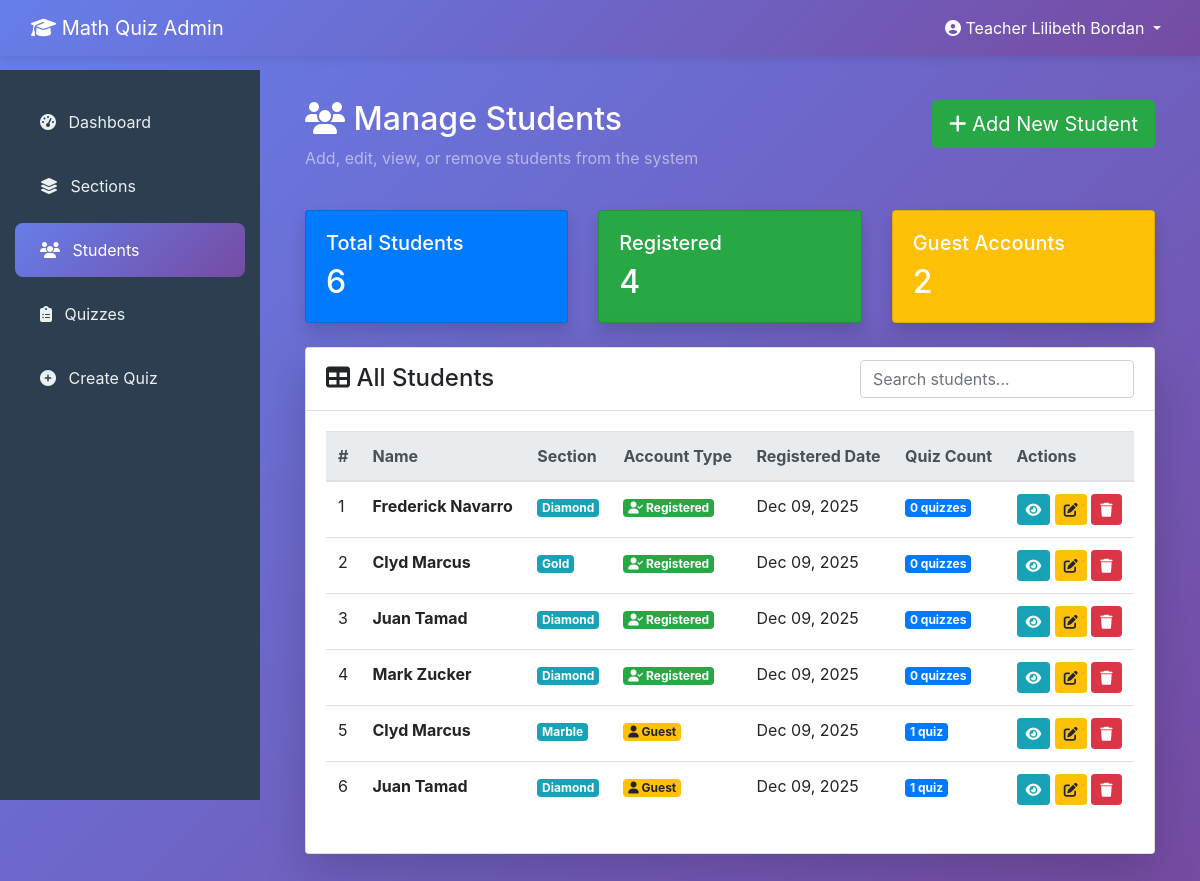
Page /views/admin/students.php (signed in) on the committed database.
### tables this page shows
CREATE TABLE `students` (
  `id` int(11) NOT NULL,
  `name` varchar(100) NOT NULL,
  `section` varchar(50) NOT NULL,
  `password` varchar(255) DEFAULT NULL,
  `is_guest` tinyint(1) DEFAULT 0,
  `created_at` timestamp NOT NULL DEFAULT current_timestamp(),
  `updated_at` timestamp NOT NULL DEFAULT current_timestamp() ON UPDATE current_timestamp()
);

### config/config.php (called while the page is built, shortened)
<?php
class Database {
    private static $instance = null;
    private $conn;
    private function __construct() {
        try {
            $this->conn = new PDO(
                "mysql:host=" . DB_HOST . ";dbname=" . DB_NAME,
                DB_USER,
                DB_PASS,
                array(
                    PDO::ATTR_ERRMODE => PDO::ERRMODE_EXCEPTION,
                    PDO::ATTR_DEFAULT_FETCH_MODE => PDO::FETCH_ASSOC,
                    PDO::MYSQL_ATTR_INIT_COMMAND => "SET NAMES utf8"
                )
            );
        } catch(PDOException $e) {
            die("Connection failed: " . $e->getMessage());
        }
    }
    public static function getInstance() {
        if(!self::$instance) {
            self::$instance = new Database();
        }
        return self::$instance;
    }
    public function getConnection() {
        return $this->conn;
    }
}
?>

### controllers/StudentController.php (called while the page is built, shortened)
<?php
require_once __DIR__ . '/../config/config.php';
require_once __DIR__ . '/../models/Student.php';
class StudentController {
    private $studentModel;
    public function __construct() {
        $this->studentModel = new Student();
    }
    public function getAllStudents() {
        return $this->studentModel->getAll();
    }
    public function getQuizHistory($studentId) {
        return $this->studentModel->getQuizHistory($studentId);
    }
    public function getRegisteredStudents() {
        $allStudents = $this->getAllStudents();
        $results = [];
        foreach ($allStudents as $student) {
            if (!$student['is_guest']) {
                $results[] = $student;
            }
        }
        return $results;
    }
    public function getGuestStudents() {
        $allStudents = $this->getAllStudents();
        $results = [];
        foreach ($allStudents as $student) {
            if ($student['is_guest']) {
                $results[] = $student;
            }
        }
        return $results;
    }
    public function countStudents() {
        $students = $this->getAllStudents();
        return count($students);
    }
    public function countRegisteredStudents() {
        $students = $this->getRegisteredStudents();
        return count($students);
    }
    public function countGuestStudents() {
        $students = $this->getGuestStudents();
        return count($students);
    }
}
?>

### models/Student.php (called while the page is built, shortened)
<?php
class Student {
    private $db;
    public function __construct() {
        $this->db = Database::getInstance()->getConnection();
    }
    public function getAll() {
        $stmt = $this->db->query("SELECT * FROM students ORDER BY created_at DESC");
        return $stmt->fetchAll();
    }
    public function getQuizHistory($studentId) {
        $stmt = $this->db->prepare("SELECT qr.*, q.title, q.date
                                     FROM quiz_responses qr
                                     JOIN quizzes q ON qr.quiz_id = q.id
                                     WHERE qr.student_id = ?
                                     ORDER BY qr.submitted_at DESC");
        $stmt->execute([$studentId]);
        return $stmt->fetchAll();
    }
}
?>

### views/admin/students.php (the view, shortened to what this page needs)
<?php
require_once '../../config/config.php';
require_once '../../controllers/StudentController.php';
$studentController = new StudentController();
$students = $studentController->getAllStudents();
$totalStudents = $studentController->countStudents();
$registeredCount = $studentController->countRegisteredStudents();
$guestCount = $studentController->countGuestStudents();
include '../../includes/admin-layout.php';
?>
<div class="container-fluid">
    <div class="row mb-4">
        <div class="col-md-8">
            <h2 class="text-white"><i class="fas fa-users"></i> Manage Students</h2>
            <p class="text-white-50">Add, edit, view, or remove students from the system</p>
        </div>
        <div class="col-md-4 text-right">
            <button class="btn btn-success btn-lg" data-toggle="modal" data-target="#addStudentModal">
                <i class="fas fa-plus"></i> Add New Student
            </button>
        </div>
    </div>
    <div class="row mb-4">
        <div class="col-md-4">
            <div class="card bg-primary text-white shadow">
                <div class="card-body">
                    <h5>Total Students</h5>
                    <h2 class="mb-0"><?php echo $totalStudents; ?></h2>
                </div>
            </div>
        </div>
        <div class="col-md-4">
            <div class="card bg-success text-white shadow">
                <div class="card-body">
                    <h5>Registered</h5>
                    <h2 class="mb-0"><?php echo $registeredCount; ?></h2>
                </div>
            </div>
        </div>
        <div class="col-md-4">
            <div class="card bg-warning text-white shadow">
                <div class="card-body">
                    <h5>Guest Accounts</h5>
                    <h2 class="mb-0"><?php echo $guestCount; ?></h2>
                </div>
            </div>
        </div>
    </div>
    <div class="card shadow-lg">
        <div class="card-header bg-white">
            <div class="d-flex justify-content-between align-items-center">
                <h4 class="mb-0"><i class="fas fa-table"></i> All Students</h4>
                <div>
                    <input type="text" id="searchInput" class="form-control" placeholder="Search students..." onkeyup="searchTable()">
                </div>
            </div>
        </div>
        <div class="card-body">
            <?php if(empty($students)): ?>
                <div class="text-center py-5">
                    <i class="fas fa-users fa-5x text-muted mb-3"></i>
                    <h4 class="text-muted">No Students Yet</h4>
                    <p class="text-muted">Add your first student to get started!</p>
                    <button class="btn btn-success btn-lg" data-toggle="modal" data-target="#addStudentModal">
                        <i class="fas fa-plus"></i> Add Student
                    </button>
                </div>
            <?php else: ?>
                <div class="table-responsive">
                    <table class="table table-hover" id="studentsTable">
                        <thead class="thead-light">
                            <tr>
                                <th>#</th>
                                <th>Name</th>
                                <th>Section</th>
                                <th>Account Type</th>
                                <th>Registered Date</th>
                                <th>Quiz Count</th>
                                <th>Actions</th>
                            </tr>
                        </thead>
                        <tbody>
                            <?php foreach($students as $index => $student): ?>
                                <?php
                                $quizHistory = $studentController->getQuizHistory($student['id']);
                                $quizCount = count($quizHistory);
                                ?>
                                <tr>
                                    <td><?php echo $index + 1; ?></td>
                                    <td>
                                        <strong><?php echo htmlspecialchars($student['name']); ?></strong>
                                    </td>
                                    <td>
                                        <span class="badge badge-info"><?php echo htmlspecialchars($student['section']); ?></span>
                                    </td>
                                    <td>
                                        <?php if($student['is_guest']): ?>
                                            <span class="badge badge-warning"><i class="fas fa-user"></i> Guest</span>
                                        <?php else: ?>
                                            <span class="badge badge-success"><i class="fas fa-user-check"></i> Registered</span>
                                        <?php endif; ?>
                                    </td>
                                    <td><?php echo date('M d, Y', strtotime($student['created_at'])); ?></td>
                                    <td>
                                        <span class="badge badge-primary"><?php echo $quizCount; ?> quiz<?php echo $quizCount != 1 ? 'zes' : ''; ?></span>
                                    </td>
                                    <td>
                                        <a href="<?php echo APP_URL; ?>/views/admin/view-student.php?id=<?php echo $student['id']; ?>"
                                           class="btn btn-sm btn-info" title="View Details">
                                            <i class="fas fa-eye"></i>
                                        </a>
                                        <a href="<?php echo APP_URL; ?>/views/admin/edit-student.php?id=<?php echo $student['id']; ?>"
                                           class="btn btn-sm btn-warning" title="Edit">
                                            <i class="fas fa-edit"></i>
                                        </a>
                                        <button onclick="deleteStudent(<?php echo $student['id']; ?>, '<?php echo addslashes($student['name']); ?>')"
                                                class="btn btn-sm btn-danger" title="Delete">
                                            <i class="fas fa-trash"></i>
                                        </button>
                                    </td>
                                </tr>
                            <?php endforeach; ?>
                        </tbody>
                    </table>
                </div>
            <?php endif; ?>
        </div>
    </div>
</div>
<?php include '../../includes/admin-layout-footer.php'; ?>

### includes/admin-layout.php (style rules this page uses)
body { background: linear-gradient(135deg, #667eea 0%, #764ba2 100%); min-height: 100vh; }

### rows in the picture
students: name "Frederick Navarro", section "Diamond", is_guest 0 (drawn), created_at "Dec 09, 2025", quizCount "0", shows "zes"
students: name "Clyd Marcus", section "Gold", is_guest 0 (drawn), created_at "Dec 09, 2025", quizCount "0", shows "zes"
students: name "Juan Tamad", section "Diamond", is_guest 0 (drawn), created_at "Dec 09, 2025", quizCount "0", shows "zes"
students: name "Mark Zucker", section "Diamond", is_guest 0 (drawn), created_at "Dec 09, 2025", quizCount "0", shows "zes"
students: name "Clyd Marcus", section "Marble", is_guest 1 (drawn), created_at "Dec 09, 2025", quizCount "1"
students: name "Juan Tamad", section "Diamond", is_guest 1 (drawn), created_at "Dec 09, 2025", quizCount "1"

### other values in the picture
$_SESSION['admin_name'] "Teacher Lilibeth Bordan"
$totalStudents "6"
$registeredCount "4"
$guestCount "2"
